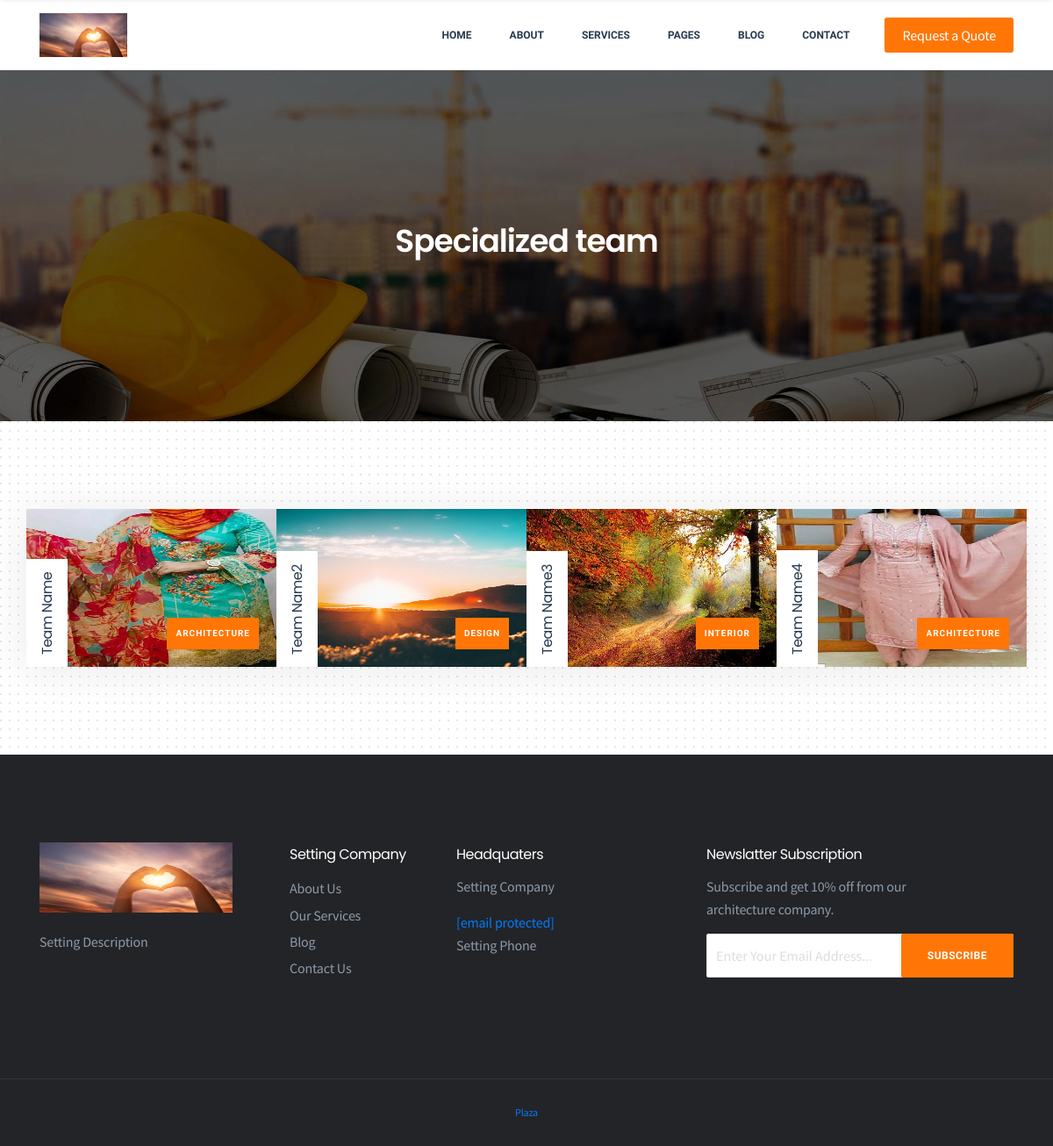
Screenshot of /services/team/ with the database file from the repository.
### PlazaApp/models.py (models this page shows, shortened)
class Setting(models.Model):
    STATUS = (
        ('True', 'True'),
        ('False', 'False'),
    )
    title = models.CharField(max_length = 155)
    keywords = models.CharField(max_length = 250)
    description = models.CharField(max_length = 250)
    company = models.CharField(max_length = 50)
    address = models.CharField(blank = True, max_length = 100)
    phone = models.CharField(blank = True, max_length = 15)
    fax = models.CharField(blank = True, max_length = 15)
    email = models.CharField(blank = True, max_length = 50)
    smtpserver = models.CharField(blank = True, max_length = 50)
    smtpemail = models.CharField(blank = True, max_length = 50)
    smtppassword = models.CharField(blank = True, max_length = 50)
    smtpport = models.CharField(blank = True, max_length = 50)
    icon = models.ImageField(blank = True, upload_to = 'images/')
    facebook = models.URLField(blank = True, max_length = 50)
    instagram = models.URLField(blank = True, max_length = 50)
    twitter = models.URLField(blank = True, max_length = 50)
    youtube = models.URLField(blank = True, max_length = 50)
    aboutus = models.TextField(blank = True)
    contact = models.TextField(blank = True)
    references = models.TextField(blank = True)
    status = models.CharField(max_length = 10, choices = STATUS)
    created_at = models.DateTimeField(auto_now_add = True)
    updated_at = models.DateTimeField(auto_now = True)

### Service/models.py (models this page shows, shortened)
class Teams(models.Model):
    STATUS = (
        ('True', 'True'),
        ('False', 'False'),
    )
    name = models.CharField(max_length = 200)
    es_category = models.ForeignKey(ConstructionCategory, on_delete = models.CASCADE)
    facebook_url = models.URLField(blank = True, max_length = 200, null=True)
    instagram_url = models.URLField(blank = True, max_length = 200, null=True)
    twitter_url = models.URLField(blank = True, max_length = 200, null=True)
    linkedin_url = models.URLField(blank = True, max_length = 200, null=True)
    image = models.ImageField(upload_to = 'team_member/')
    details = models.TextField()
    status = models.CharField(max_length = 40, choices = STATUS)
    created_at = models.DateTimeField(auto_now_add = True)
    updated_at = models.DateTimeField(auto_now = True)
    def imageurl(self):
        if self.image:
            return self.image.url
        else:
            return ""
    def image_tag(self):
        return mark_safe('<img src="{}" heigths="70" width="60" />'.format(self.image.url))
    image_tag.short_description = 'image'

### Construct/models.py (models this page shows)
class ConstructionCategory(models.Model):
    STATUS = (
        ('True', 'True'),
        ('False', 'False'),
    )
    title = models.CharField(max_length = 155)
    keywords = models.CharField(max_length = 100)
    details = models.TextField()
    image = models.ImageField(blank = True, upload_to = 'construct_category/')
    status = models.CharField(max_length = 20, choices = STATUS)
    slug = models.SlugField(null = True, unique = True)
    created_at = models.DateTimeField(auto_now_add = True)
    updated_at = models.DateTimeField(auto_now = True)
    def __str__(self):
        return self.title

### Service/views.py (the view)
# urls.py: path('team/', TeamView, name = 'TeamView'),
def TeamView(request):
    team = Teams.objects.all()
    setting = get_object_or_404(Setting, id=1)
    context = {
        'team': team,
        'setting': setting,
        }
    return render(request, 'teamview.html', context)

### Service/templates/teamview.html (shortened to what this page needs)
{% extends 'home.html' %}
{% load static %}
{% block container %}
<section class="page-header padding">
<div class="container">
<div class="page-content text-center">
<h2>Specialized team</h2>
</div>
</div>
</section>
<section class="team-section bg-gray padding">
    <div class="container">
    <div class="row team-wrap box-shadow">
        {% for p in team %}
    <a href="">
    <div class="col-lg-3 col-sm-6 padding-15">
    <div class="team-item">
    <img src="{{p.imageurl}}" style="height: 180px;" alt="team">
    <div class="team-content">
    <h3>{{p.name}}</h3>
    <span>{{p.es_category}}</span>
    </div>
    </div>
    </div>
    </a>
        {% endfor %}
    </div>
    </div>
    </section>
{% endblock container %}

### PlazaApp/templates/home.html (shortened to what this page needs)
{% load static %}
<!doctype html>
 <html class="no-js" lang="en">
<head>
<link rel="stylesheet" href="{%static ''%}css/fontawesome.min.css">
<link rel="stylesheet" href="{%static ''%}css/themify-icons.css">
<link rel="stylesheet" href="{%static ''%}css/elegant-line-icons.css">
<link rel="stylesheet" href="{%static ''%}css/elegant-font-icons.css">
<link rel="stylesheet" href="{%static ''%}css/flaticon.css">
<link rel="stylesheet" href="{%static ''%}css/animate.min.css">
<link rel="stylesheet" href="{%static ''%}css/bootstrap.min.css">
<link rel="stylesheet" href="{%static ''%}css/slick.css">
<link rel="stylesheet" href="{%static ''%}css/slider.css">
<link rel="stylesheet" href="{%static ''%}css/odometer.min.css">
<link rel="stylesheet" href="{%static ''%}css/venobox/venobox.css">
<link rel="stylesheet" href="{%static ''%}css/owl.carousel.css">
<link rel="stylesheet" href="{%static ''%}css/main.css">
<link rel="stylesheet" href="{%static ''%}css/responsive.css">
</head>
<body>
{% include "header.html" %}
{% block container %}
{% endblock container %}
    {% include "footer.html" %}
</body>
</html>

### PlazaApp/templates/header.html (shortened to what this page needs)
{% load static %}
<header class="header">
    <div class="primary-header">
    <div class="container">
    <div class="primary-header-inner">
    <div class="header-logo">
    <a href="{%url 'home'%}"><img src="{{setting.icon.url}}" style="height: 50px; width: 100px" alt="Indico"></a>
    </div>
    <div class="header-menu-wrap">
    <ul class="dl-menu">
    <li><a href="{% url 'home' %}">Home</a>
    </li>
    <li><a href="{%url 'aboutus'%}">About</a>
    </li>
    <li><a href="{%url 'ServicesView'%}">Services</a>
    </li>
    <li><a href="#">Pages</a>
    </li>
    <li><a href="{%url 'BlogView'%}">Blog</a>
    </li>
    <li><a href="{%url 'ContactView'%}">Contact</a></li>
    </ul>
    </div>
    <div class="header-right">
    <a class="menu-btn" href="#">Request a Quote</a>
    </div>
    </div>
    </div>
    </div>
    </header>

### PlazaApp/templates/footer.html (shortened to what this page needs)
{% load static %}
<section class="widget-section padding">
    <div class="container">
    <div class="row">
    <div class="col-lg-3 col-sm-6 sm-padding">
    <div class="widget-content">
    <a href=""><img src="{{setting.icon.url}}" style="height: 80px; width: 220px" alt="brand"></a>
    <p>{{setting.description}}</p>
    </div>
    </div>
    <div class="col-lg-2 col-sm-6 sm-padding">
    <div class="widget-content">
    <h4>{{setting.company}}</h4>
    <ul class="widget-links">
    <li><a href="{% url 'aboutus' %}">About Us</a></li>
    <li><a href="{% url 'ServicesView' %}">Our Services</a></li>
    <li><a href="{% url 'BlogView' %}">Blog</a></li>
    <li><a href="{% url 'ContactView' %}">Contact Us</a></li>
    </ul>
    </div>
    </div>
    <div class="col-lg-3 col-sm-6 sm-padding">
    <div class="widget-content">
    <h4>Headquaters</h4>
    <p>{{setting.company}}</p>
    <span><a href="{{setting.email}}" class="__cf_email__" data-cfemail="a8e0cdc4c4c7e8e9c4cdd0c9fcc0cdc5cd86c6cddc">[email&#160;protected]</a></span>
    <span>{{setting.phone}}</span>
    </div>
    </div>
    <div class="col-lg-4 col-sm-6 sm-padding">
    <div class="widget-content">
    <h4>Newslatter Subscription</h4>
    <p>Subscribe and get 10% off from our <br>architecture company.</p>
    <div class="subscribe-box clearfix">
    <div class="subscribe-form-wrap">
    <form action="#" class="subscribe-form">
    <input type="email" name="email" id="subs-email" class="form-input" placeholder="Enter Your Email Address...">
    <button type="submit" class="submit-btn">Subscribe</button>
    </form>
    </div>
    </div>
    </div>
    </div>
    </div>
    </div>
    </section>
    <footer class="footer-section align-center">
    <div class="container">
    <p><a href="http://127.0.0.1:8000/">Plaza</a></p>
    </div>
    </footer>

### static/css/main.css (style rules this page uses)
* { padding:0;margin:0 }
body { background-color:#fff;font-family:source sans pro,sans-serif;font-size:16px;line-height:26px;color:#8d9aa8;font-weight:400;letter-spacing:-.2px;position:relative;overflow-x:hidden }
h1,h2,h3,h4,h5,h6 { font-family:poppins,sans-serif;-webkit-font-smoothing:antialiased;color:#263a4f }
h2 { font-size:32px;line-height:42px;color:#263a4f;margin:0 0 10px;font-weight:600;letter-spacing:-1px }
h3,h4 { margin:0 0 10px;font-weight:400;line-height:1.7;color:#263a4f;letter-spacing:-.5px }
h3 { font-size:20px }
h4 { font-size:16px }
img { border:none;outline:none;max-width:100% }
ul { display:block;list-style:none;padding:0;margin:0 }
p { font-size:16px;line-height:26px;margin-bottom:15px }
a,a:hover { text-decoration:none }
button { border:none;background:0 0 }
.padding { padding:100px 0 }
.padding-15 { padding:15px }
.box-shadow,.box-shadow-hover:hover { -webkit-box-shadow:0 .2rem 2.8rem rgba(36,36,36,.1);-moz-box-shadow:0 .2rem 2.8rem rgba(36,36,36,.1);box-shadow:0 .2rem 2.8rem rgba(36,36,36,.1) }
a,a:hover,.overlay,img,.form-control,.form-control:hover,button { -webkit-transition:all .5s;-o-transition:all .5s;transition:all .5s }
.header { background-color:#fff;width:100%;height:auto;display:block }
.header-menu-wrap { margin-left:auto }
.sticky-header .primary-header { background-color:#fff;box-shadow:0 2px 5px -2px rgba(0,0,0,.1) }
.header ul { margin:0;padding:0;list-style:none }
.header-menu-wrap ul { margin:0;padding:0;list-style:none }
.header-menu-wrap ul li { display:inline-block;position:relative }
.header-menu-wrap ul li>a { display:block;font-family:work sans,sans-serif;font-size:12px;letter-spacing:0;text-transform:uppercase;font-weight:600;color:#263a4f;padding:0 20px;height:80px;line-height:80px;text-decoration:none;-webkit-font-smoothing:antialiased }
.primary-header-inner .header-right { display:flex;align-items:center;line-height:80px;margin-left:20px }
.header-right a.menu-btn { background-color:#ff7607;line-height:40px;color:#fff;border-radius:3px;margin:0 auto;display:flex;align-items:center;padding:0 20px }
.primary-header-inner { display:flex;align-items:center;justify-content:space-between;position:relative }
.primary-header .header-logo { max-width:180px }
.viewport-lg .primary-header .header-menu-wrap { display:block!important }
.team-section { position:relative;z-index:1 }
.team-wrap .col-lg-3 { padding:0 }
.team-item { position:relative;overflow:hidden;z-index:1 }
.team-item img { width:100% }
.team-item .team-content { display:block }
.team-item .team-content h3 { position:absolute;width:auto;height:auto;left:0;bottom:-58px;background-color:#fff;box-shadow:0 14px 70px -10px rgba(0,0,0,.15);transform:rotate(-90deg);transform-origin:0 0;padding:10px 15px;font-size:16px;z-index:2 }
.team-item .team-content span { position:absolute;width:auto;height:auto;right:20px;bottom:20px;color:#fff;font-size:10px;letter-spacing:1px;font-family:work sans,sans-serif;padding:5px 10px;background-color:#ff7607;box-shadow:0 14px 70px -10px rgba(0,0,0,.15);text-transform:uppercase;font-weight:600;z-index:2 }
.team-item .team-social li a { color:#fff;margin-bottom:10px;display:block }
.page-header { background-image:url(../img/page-header.jpg);background-repeat:no-repeat;background-position:center center;background-size:cover;width:100%;height:400px;display:flex;align-items:center;position:relative;z-index:1 }
.page-header:before { background-color:rgba(0,0,0,.1);position:absolute;content:"";width:100%;height:100%;left:0;top:0;z-index:-1 }
.page-content h2 { color:#fff;font-size:36px }
.widget-section { background-color:#232427;border-bottom:1px solid #333 }
.widget-content img { margin-bottom:20px }
.widget-section .widget-content h4 { color:#fff }
.widget-content span { display:block }
.widget-content .widget-links li a { color:#8d9aa8;line-height:1.9 }
.subscribe-form { position:relative }
.subscribe-form .form-input { border:1px solid #e5e5e5;width:100%;height:50px;padding:10px;padding-right:140px;border-radius:2px }
.subscribe-form .submit-btn { background-color:#ff7607;font-family:work sans,sans-serif;text-transform:uppercase;color:#fff;font-size:12px;border-radius:2px;line-height:50px;font-weight:600;display:inline-block;letter-spacing:.5px;padding:0 30px;position:absolute;top:0;right:0;cursor:pointer }
.footer-section { background-color:#232427;display:block;color:#fff;text-align:center;padding:25px 0 }
.footer-section p { font-size:12px;color:#ababc7;margin:0 }

### rows the page displays
Setting: icon (picture), description "Setting Description", company "Setting Company", phone "Setting Phone"
Teams: imageurl (picture), name "Team Name", es_category "ARCHITECTURE"
Teams: imageurl (picture), name "Team Name2", es_category "DESIGN"
Teams: imageurl (picture), name "Team Name3", es_category "INTERIOR"
Teams: imageurl (picture), name "Team Name4", es_category "ARCHITECTURE"
